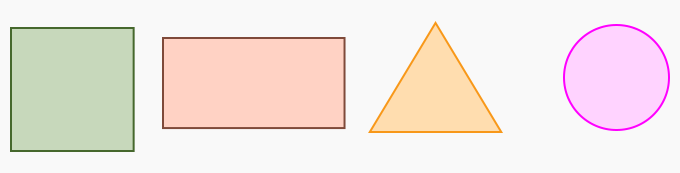
#> input picture shapes.png, 680 x 173 px
$ python shape_detection.py
#> lines starting #> are read from the running program, lines starting #| are printed output that depends on the picture; after the words box and inside, x2 and y2 are one past the last pixel; in counts of white or black regions, pixels touching at a corner belong together

import cv2
import numpy as np


def detect_shapes(img):
    detected_shapes = []
    grayImg = cv2.cvtColor(img,cv2.COLOR_BGR2GRAY)
    binary = cv2.adaptiveThreshold(grayImg,255,cv2.ADAPTIVE_THRESH_GAUSSIAN_C,cv2.THRESH_BINARY_INV,5,2)
    contures,hierarchy = cv2.findContours(binary,cv2.RETR_EXTERNAL,cv2.CHAIN_APPROX_SIMPLE)
    for c in contures:
        M = cv2.moments(c)
        x = -1
        y = -1
        if (M['m00']!=0):
            x = int(M['m10']/M['m00'])
            y = int(M['m01']/M['m00'])

        approx = cv2.approxPolyDP(c,0.02 * cv2.arcLength(c,True),True)
        if len(approx) == 3:
            shape = 'Triangle'
        elif len(approx) == 4:
            (k,l, w, h) = cv2.boundingRect(approx)
            ar = w / float(h)
            shape = "Square" if ar >= 0.95 and ar <= 1.05 else "Rectangle"
        elif len(approx) == 5:
            shape = 'Pentagon'
        else:
            shape = 'Circle'


        shapeList = [shape,(x,y)]
        detected_shapes.append(shapeList)
    return detected_shapes

def get_labeled_image(img, detected_shapes):
    for detected in detected_shapes:
        shape = detected[0]
        coordinates = detected[1]
        cv2.putText(img,str(shape),coordinates, cv2.FONT_HERSHEY_SIMPLEX, 0.5, (0,0,0), 2)
    return img

if __name__ == '__main__':

    img_file_path = 'shapes.png'
    img = cv2.imread(img_file_path)
#> img is the input picture: shape (173, 680, 3); mean B, G, R 225.4, 230.5, 241.8
    print('\n============================================')
    detected_shapes = detect_shapes(img)
#> in detect_shapes, `grayImg = cv2.cvtColor(img,cv2.COLOR_BGR2GRAY)`:
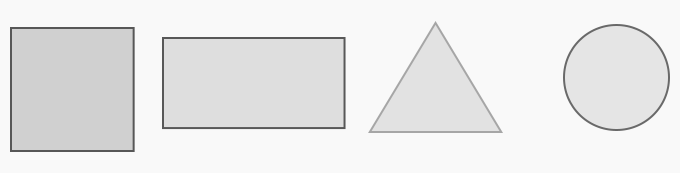
#> grayImg: shape (173, 680); min 87, max 249, mean 233.3
#> in detect_shapes, `binary = cv2.adaptiveThreshold(grayImg,255,cv2.ADAPTIVE_THRESH_GAUSSIA..`:
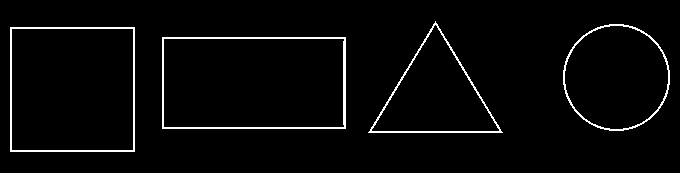
#> binary: shape (173, 680); 3.1% white in thin lines or dots, all inside (x1, y1, x2, y2) = (10, 21, 670, 152)
#> in detect_shapes, `contures,hierarchy = cv2.findContours(binary,cv2.RETR_EXTERNAL,cv2.CHA..`: contures = 4 contours; box (x1, y1, x2, y2) and area: (162, 37, 346, 129) 16653, (10, 27, 135, 152) 15376, (563, 24, 670, 131) 8850, (368, 21, 503, 133) 7380
#> the loop in detect_shapes, `for c in contures:` made 4 passes
#> (x, y, approx, k, l, w, h, ar) on passes 1 to 2: (253, 82, [[162, 37], [162, 128], [345, 128], [345, 37]], 162, 37, 184, 92, 2), (72, 89, [[10, 27], [10, 151], [134, 151], [134, 27]], 10, 27, 125, 125, 1)
#> (x, y, approx, shape) on pass 4: (435, 95, [[502, 132], [435, 21], [368, 132]], 'Triangle')
#> after the loop in detect_shapes, `for c in contures:`: detected_shapes = [['Rectangle', (253, 82)], ['Square', (72, 89)], ['Circle', (616, 77)], ['Triangle', (435, 95)]]
    print(detected_shapes)    # display image with labeled shapes
#| [['Rectangle', (253, 82)], ['Square', (72, 89)], ['Circle', (616, 77)], ['Triangle', (435, 95)]]
    img = get_labeled_image(img, detected_shapes)
#> the loop in get_labeled_image, `for detected in detected_shapes:` made 4 passes
#> after the loop in get_labeled_image, `for detected in detected_shapes:`:
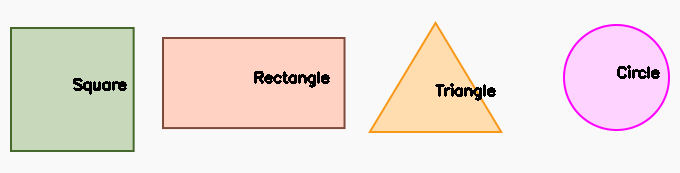
#> img: shape (173, 680, 3); 1.47% of pixels changed, all inside (x1, y1, x2, y2) = (73, 65, 660, 101)
    cv2.imshow("labeled_image", img)
    cv2.waitKey(0)
    cv2.destroyAllWindows()
